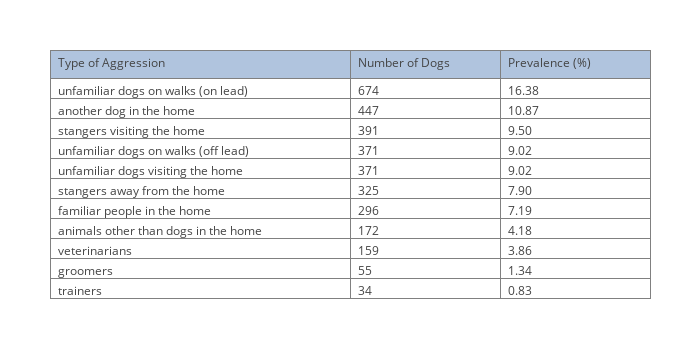

Notebook code cell kept with this figure:
### Markdown cell above
### Aggression

### Code cell
# Create the necessary dataframe.
fields = ('q03_main_1, q03_main_2, q03_main_3, q03_main_4, q03_main_5, q03_main_6, '
          'q03_main_7, q03_main_8, q03_main_9, q03_main_10, q03_main_11')
labels = ['familiar people in the home', 'stangers visiting the home',
          'stangers away from the home', 'another dog in the home',
          'unfamiliar dogs visiting the home', 'unfamiliar dogs on walks (off lead)',
          'unfamiliar dogs on walks (on lead)', 'veterinarians', 'trainers', 'groomers',
          'animals other than dogs in the home']
df = createNumericDataFrame(DOG_TABLE, fields, labels, filtered=True)

# Get individual behavior problem counts and display as a table.
sums = df.sum()
sums = sums.sort_values(ascending=False)

# Calculate the prevalence of each behavior problem.
prevalence_cal = lambda x: (x / total_dogs) * 100
prevalences = sums.apply(prevalence_cal)

# Get individual behavior problem counts and display as a table.
trace = go.Table(
    columnwidth = [200, 100, 100],
    header=dict(values=['Type of Aggression', 'Number of Dogs', 'Prevalence (%)'],
                fill = dict(color='#B0C4DE'),
                align = ['left'] * 5),
    cells=dict(values=[sums.index.values, sums.values, prevalences.values],
               align = ['left'] * 5,
               format = [None, 'd', '.2f']))
data = [trace] 
layout = go.Layout(width=700, height=350, margin=go.Margin(l=50, r=50, b=50, t=50, pad=4))
fig = dict(data=data, layout=layout)
py.iplot(fig)

### Figure 1 — Plotly figure (JSON) as saved in the notebook; plotly's stock layout.template omitted (floating-point values rounded to 4 significant figures)
{"data": [{"cells": {"align": ["left", "left", "left", "left", "left"], "format": [null, "d", ".2f"], "values": [["unfamiliar dogs on walks (on lead)", "another dog in the home", "stangers visiting the home", "unfamiliar dogs on walks (off lead)", "unfamiliar dogs visiting the home", "stangers away from the home", "familiar people in the home", "animals other than dogs in the home", "veterinarians", "groomers", "trainers"], [674, 447, 391, 371, 371, 325, 296, 172, 159, 55, 34], [16.38, 10.87, 9.504, 9.018, 9.018, 7.9, 7.195, 4.181, 3.865, 1.337, 0.8264]]}, "columnwidth": [200, 100, 100], "header": {"align": ["left", "left", "left", "left", "left"], "fill": {"color": "#B0C4DE"}, "values": ["Type of Aggression", "Number of Dogs", "Prevalence (%)"]}, "type": "table"}], "layout": {"height": 350, "margin": {"b": 50, "l": 50, "pad": 4, "r": 50, "t": 50}, "width": 700}}
